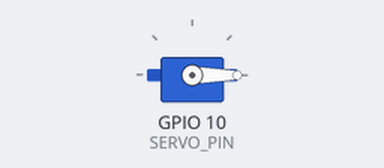
Bench run of a sketch on a simulated ESP32-C3. On the bench: servo. Servo pulses on a pin are drawn as a servo (544–2400 µs = 0–180°); what the sketch prints to the serial monitor is not drawn.

Above: at 0.45 s.
At 2.45 s:
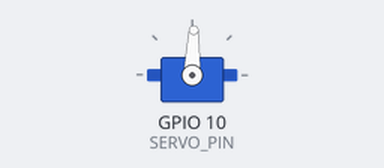
At 4.45 s:
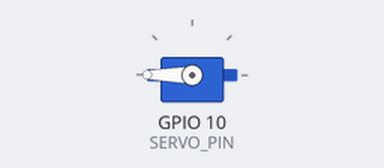
At 8.5 s:
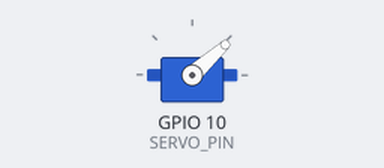
Timing chart, 0 to 13.4 s (numbered marks = the images above):
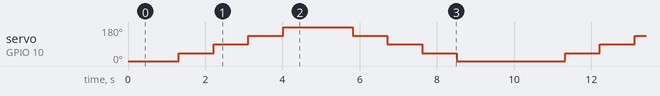

The sketch:

test_servo_minimo.ino
```cpp
/*
 * SERVO — PRUEBA MINIMA. Sin librerias, sin nada mas.
 *
 * POR QUE ESTE SKETCH
 * En las pruebas anteriores el servo NUNCA llego a recibir señal en su pin.
 * El orden era: se comprobaba que el GPIO10 aceptaba LEDC (y lo aceptaba),
 * despues ESP32Servo intentaba engancharlo, fallaba, y al fallar dejaba el
 * pin medio tomado. A partir de ahi ningun ledcAttachChannel volvia a
 * funcionar sobre ese GPIO, asi que el barrido se saltaba solo. El unico
 * barrido que llego a ejecutarse fue en GPIO9, donde no hay servo conectado.
 *
 * Aqui no hay libreria que pueda estropear el pin. Solo LEDC.
 *
 * PARAMETROS, y por que estos
 *   50 Hz    lo que espera un servo de hobby.
 *   14 bits  medido en esta placa: a 50 Hz el C3 acepta 10, 12 y 14. Con 8 el
 *            core responde "duty resolution 8 can not be achieved" porque el
 *            divisor se queda sin margen, y con 16 se pasa del maximo del
 *            chip (SOC_LEDC_TIMER_BIT_WIDTH = 14).
 *   canal 0  libre. Los motores del robot usan 2..5.
 *
 * CABLEADO — si esto no mueve el servo, el problema ya no es software
 *   señal -> GPIO10
 *   masa  -> GND del C3, comun con la fuente del servo. OBLIGATORIO.
 *   +     -> 5 V con corriente propia. NUNCA del pin de 3.3 V: un servo pide
 *            picos de 0.5 a 1 A y el regulador del C3 no los da. Por debajo
 *            de 4.8 V muchos servos ni se mueven.
 *
 * IDE: placa "ESP32C3 Dev Module", USB CDC On Boot = Enabled,
 *      Core Debug Level = Error (para ver el motivo si algo falla).
 */

#define SERVO_PIN  10
#define CANAL       0
#define BITS       14
#define HZ         50
#define PULSO_MIN 500     // us, 0 grados
#define PULSO_MAX 2400    // us, 180 grados

bool listo = false;

void escribir(int grados) {
  int us = map(grados, 0, 180, PULSO_MIN, PULSO_MAX);
  uint32_t duty = (uint32_t)((float)us * ((float)(1UL << BITS) / 20000.0f));
#if defined(ESP_ARDUINO_VERSION_MAJOR) && ESP_ARDUINO_VERSION_MAJOR >= 3
  ledcWriteChannel(CANAL, duty);
#else
  ledcWrite(CANAL, duty);
#endif
  Serial.printf("  %3d grados -> pulso %4d us -> duty %lu de %lu\n",
                grados, us, (unsigned long)duty, (unsigned long)((1UL << BITS) - 1));
}

void setup() {
  Serial.begin(115200);
  unsigned long t0 = millis();
  while (!Serial && millis() - t0 < 2000) delay(10);
  delay(400);

  Serial.println();
  Serial.printf("=== SERVO MINIMO — %s %s ===\n", __DATE__, __TIME__);
  Serial.printf("GPIO%d, canal %d, %d Hz, %d bits\n", SERVO_PIN, CANAL, HZ, BITS);

#if defined(ESP_ARDUINO_VERSION_MAJOR) && ESP_ARDUINO_VERSION_MAJOR >= 3
  listo = ledcAttachChannel(SERVO_PIN, HZ, BITS, CANAL);
#else
  listo = (ledcSetup(CANAL, HZ, BITS) != 0);
  if (listo) ledcAttachPin(SERVO_PIN, CANAL);
#endif

  if (listo) {
    Serial.println("enganche: OK. Si el servo no se mueve, el problema es"
                   " electrico: alimentacion, masa comun o el propio servo.");
  } else {
    Serial.println("enganche: FALLO. Con Core Debug Level en Error, el core"
                   " imprime el motivo justo encima de esta linea.");
  }
  Serial.println();
}

void loop() {
  if (!listo) { delay(2000); return; }
  // Movimientos amplios y lentos: un servo con poca corriente a veces no llega
  // a un extremo pero si tiembla, y eso tambien es informacion.
  Serial.println("--- barrido ---");
  for (int a = 0; a <= 180; a += 45) { escribir(a); delay(900); }
  for (int a = 180; a >= 0; a -= 45) { escribir(a); delay(900); }
  Serial.println();
  delay(1000);
}
```

Measured:
- by itself, servo on GPIO 10 (SERVO_PIN): repeats every 10.0 s: 88° 0.90 s, 134° 0.90 s, 180° 1.8 s, 134° 0.90 s, 88° 0.90 s, 42° 0.90 s, 0° 2.8 s, 42° 0.90 s
